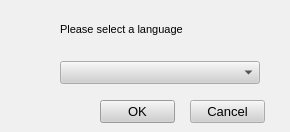
<ui version="4.0" >
 <class>LanguageDialog</class>
 <widget class="QWidget" name="LanguageDialog" >
  <property name="geometry" >
   <rect>
    <x>0</x>
    <y>0</y>
    <width>290</width>
    <height>132</height>
   </rect>
  </property>
  <property name="palette" >
   <palette>
    <active>
     <colorrole role="WindowText" >
      <brush brushstyle="SolidPattern" >
       <color alpha="255" >
        <red>0</red>
        <green>0</green>
        <blue>0</blue>
       </color>
      </brush>
     </colorrole>
     <colorrole role="Button" >
      <brush brushstyle="SolidPattern" >
       <color alpha="255" >
        <red>208</red>
        <green>208</green>
        <blue>208</blue>
       </color>
      </brush>
     </colorrole>
     <colorrole role="Light" >
      <brush brushstyle="SolidPattern" >
       <color alpha="255" >
        <red>255</red>
        <green>255</green>
        <blue>255</blue>
       </color>
      </brush>
     </colorrole>
     <colorrole role="Midlight" >
      <brush brushstyle="SolidPattern" >
       <color alpha="255" >
        <red>247</red>
        <green>247</green>
        <blue>247</blue>
       </color>
      </brush>
     </colorrole>
     <colorrole role="Dark" >
      <brush brushstyle="SolidPattern" >
       <color alpha="255" >
        <red>104</red>
        <green>104</green>
        <blue>104</blue>
       </color>
      </brush>
     </colorrole>
     <colorrole role="Mid" >
      <brush brushstyle="SolidPattern" >
       <color alpha="255" >
        <red>139</red>
        <green>139</green>
        <blue>139</blue>
       </color>
      </brush>
     </colorrole>
     <colorrole role="Text" >
      <brush brushstyle="SolidPattern" >
       <color alpha="255" >
        <red>0</red>
        <green>0</green>
        <blue>0</blue>
       </color>
      </brush>
     </colorrole>
     <colorrole role="BrightText" >
      <brush brushstyle="SolidPattern" >
       <color alpha="255" >
        <red>255</red>
        <green>255</green>
        <blue>255</blue>
       </color>
      </brush>
     </colorrole>
     <colorrole role="ButtonText" >
      <brush brushstyle="SolidPattern" >
       <color alpha="255" >
        <red>0</red>
        <green>0</green>
        <blue>0</blue>
       </color>
      </brush>
     </colorrole>
     <colorrole role="Base" >
      <brush brushstyle="SolidPattern" >
       <color alpha="255" >
        <red>255</red>
        <green>255</green>
        <blue>255</blue>
       </color>
      </brush>
     </colorrole>
     <colorrole role="Window" >
      <brush brushstyle="SolidPattern" >
       <color alpha="255" >
        <red>240</red>
        <green>240</green>
        <blue>240</blue>
       </color>
      </brush>
     </colorrole>
     <colorrole role="Shadow" >
      <brush brushstyle="SolidPattern" >
       <color alpha="255" >
        <red>0</red>
        <green>0</green>
        <blue>0</blue>
       </color>
      </brush>
     </colorrole>
     <colorrole role="Highlight" >
      <brush brushstyle="SolidPattern" >
       <color alpha="255" >
        <red>0</red>
        <green>0</green>
        <blue>128</blue>
       </color>
      </brush>
     </colorrole>
     <colorrole role="HighlightedText" >
      <brush brushstyle="SolidPattern" >
       <color alpha="255" >
        <red>255</red>
        <green>255</green>
        <blue>255</blue>
       </color>
      </brush>
     </colorrole>
     <colorrole role="Link" >
      <brush brushstyle="SolidPattern" >
       <color alpha="255" >
        <red>0</red>
        <green>0</green>
        <blue>255</blue>
       </color>
      </brush>
     </colorrole>
     <colorrole role="LinkVisited" >
      <brush brushstyle="SolidPattern" >
       <color alpha="255" >
        <red>255</red>
        <green>0</green>
        <blue>255</blue>
       </color>
      </brush>
     </colorrole>
     <colorrole role="AlternateBase" >
      <brush brushstyle="SolidPattern" >
       <color alpha="255" >
        <red>231</red>
        <green>231</green>
        <blue>231</blue>
       </color>
      </brush>
     </colorrole>
    </active>
    <inactive>
     <colorrole role="WindowText" >
      <brush brushstyle="SolidPattern" >
       <color alpha="255" >
        <red>0</red>
        <green>0</green>
        <blue>0</blue>
       </color>
      </brush>
     </colorrole>
     <colorrole role="Button" >
      <brush brushstyle="SolidPattern" >
       <color alpha="255" >
        <red>208</red>
        <green>208</green>
        <blue>208</blue>
       </color>
      </brush>
     </colorrole>
     <colorrole role="Light" >
      <brush brushstyle="SolidPattern" >
       <color alpha="255" >
        <red>255</red>
        <green>255</green>
        <blue>255</blue>
       </color>
      </brush>
     </colorrole>
     <colorrole role="Midlight" >
      <brush brushstyle="SolidPattern" >
       <color alpha="255" >
        <red>247</red>
        <green>247</green>
        <blue>247</blue>
       </color>
      </brush>
     </colorrole>
     <colorrole role="Dark" >
      <brush brushstyle="SolidPattern" >
       <color alpha="255" >
        <red>104</red>
        <green>104</green>
        <blue>104</blue>
       </color>
      </brush>
     </colorrole>
     <colorrole role="Mid" >
      <brush brushstyle="SolidPattern" >
       <color alpha="255" >
        <red>139</red>
        <green>139</green>
        <blue>139</blue>
       </color>
      </brush>
     </colorrole>
     <colorrole role="Text" >
      <brush brushstyle="SolidPattern" >
       <color alpha="255" >
        <red>0</red>
        <green>0</green>
        <blue>0</blue>
       </color>
      </brush>
     </colorrole>
     <colorrole role="BrightText" >
      <brush brushstyle="SolidPattern" >
       <color alpha="255" >
        <red>255</red>
        <green>255</green>
        <blue>255</blue>
       </color>
      </brush>
     </colorrole>
     <colorrole role="ButtonText" >
      <brush brushstyle="SolidPattern" >
       <color alpha="255" >
        <red>0</red>
        <green>0</green>
        <blue>0</blue>
       </color>
      </brush>
     </colorrole>
     <colorrole role="Base" >
      <brush brushstyle="SolidPattern" >
       <color alpha="255" >
        <red>255</red>
        <green>255</green>
        <blue>255</blue>
       </color>
      </brush>
     </colorrole>
     <colorrole role="Window" >
      <brush brushstyle="SolidPattern" >
       <color alpha="255" >
        <red>240</red>
        <green>240</green>
        <blue>240</blue>
       </color>
      </brush>
     </colorrole>
     <colorrole role="Shadow" >
      <brush brushstyle="SolidPattern" >
       <color alpha="255" >
        <red>0</red>
        <green>0</green>
        <blue>0</blue>
       </color>
      </brush>
     </colorrole>
     <colorrole role="Highlight" >
      <brush brushstyle="SolidPattern" >
       <color alpha="255" >
        <red>192</red>
        <green>192</green>
        <blue>192</blue>
       </color>
      </brush>
     </colorrole>
     <colorrole role="HighlightedText" >
      <brush brushstyle="SolidPattern" >
       <color alpha="255" >
        <red>0</red>
        <green>0</green>
        <blue>0</blue>
       </color>
      </brush>
     </colorrole>
     <colorrole role="Link" >
      <brush brushstyle="SolidPattern" >
       <color alpha="255" >
        <red>0</red>
        <green>0</green>
        <blue>255</blue>
       </color>
      </brush>
     </colorrole>
     <colorrole role="LinkVisited" >
      <brush brushstyle="SolidPattern" >
       <color alpha="255" >
        <red>255</red>
        <green>0</green>
        <blue>255</blue>
       </color>
      </brush>
     </colorrole>
     <colorrole role="AlternateBase" >
      <brush brushstyle="SolidPattern" >
       <color alpha="255" >
        <red>231</red>
        <green>231</green>
        <blue>231</blue>
       </color>
      </brush>
     </colorrole>
    </inactive>
    <disabled>
     <colorrole role="WindowText" >
      <brush brushstyle="SolidPattern" >
       <color alpha="255" >
        <red>104</red>
        <green>104</green>
        <blue>104</blue>
       </color>
      </brush>
     </colorrole>
     <colorrole role="Button" >
      <brush brushstyle="SolidPattern" >
       <color alpha="255" >
        <red>208</red>
        <green>208</green>
        <blue>208</blue>
       </color>
      </brush>
     </colorrole>
     <colorrole role="Light" >
      <brush brushstyle="SolidPattern" >
       <color alpha="255" >
        <red>255</red>
        <green>255</green>
        <blue>255</blue>
       </color>
      </brush>
     </colorrole>
     <colorrole role="Midlight" >
      <brush brushstyle="SolidPattern" >
       <color alpha="255" >
        <red>247</red>
        <green>247</green>
        <blue>247</blue>
       </color>
      </brush>
     </colorrole>
     <colorrole role="Dark" >
      <brush brushstyle="SolidPattern" >
       <color alpha="255" >
        <red>104</red>
        <green>104</green>
        <blue>104</blue>
       </color>
      </brush>
     </colorrole>
     <colorrole role="Mid" >
      <brush brushstyle="SolidPattern" >
       <color alpha="255" >
        <red>139</red>
        <green>139</green>
        <blue>139</blue>
       </color>
      </brush>
     </colorrole>
     <colorrole role="Text" >
      <brush brushstyle="SolidPattern" >
       <color alpha="255" >
        <red>104</red>
        <green>104</green>
        <blue>104</blue>
       </color>
      </brush>
     </colorrole>
     <colorrole role="BrightText" >
      <brush brushstyle="SolidPattern" >
       <color alpha="255" >
        <red>255</red>
        <green>255</green>
        <blue>255</blue>
       </color>
      </brush>
     </colorrole>
     <colorrole role="ButtonText" >
      <brush brushstyle="SolidPattern" >
       <color alpha="255" >
        <red>104</red>
        <green>104</green>
        <blue>104</blue>
       </color>
      </brush>
     </colorrole>
     <colorrole role="Base" >
      <brush brushstyle="SolidPattern" >
       <color alpha="255" >
        <red>240</red>
        <green>240</green>
        <blue>240</blue>
       </color>
      </brush>
     </colorrole>
     <colorrole role="Window" >
      <brush brushstyle="SolidPattern" >
       <color alpha="255" >
        <red>240</red>
        <green>240</green>
        <blue>240</blue>
       </color>
      </brush>
     </colorrole>
     <colorrole role="Shadow" >
      <brush brushstyle="SolidPattern" >
       <color alpha="255" >
        <red>0</red>
        <green>0</green>
        <blue>0</blue>
       </color>
      </brush>
     </colorrole>
     <colorrole role="Highlight" >
      <brush brushstyle="SolidPattern" >
       <color alpha="255" >
        <red>0</red>
        <green>0</green>
        <blue>128</blue>
       </color>
      </brush>
     </colorrole>
     <colorrole role="HighlightedText" >
      <brush brushstyle="SolidPattern" >
       <color alpha="255" >
        <red>255</red>
        <green>255</green>
        <blue>255</blue>
       </color>
      </brush>
     </colorrole>
     <colorrole role="Link" >
      <brush brushstyle="SolidPattern" >
       <color alpha="255" >
        <red>0</red>
        <green>0</green>
        <blue>255</blue>
       </color>
      </brush>
     </colorrole>
     <colorrole role="LinkVisited" >
      <brush brushstyle="SolidPattern" >
       <color alpha="255" >
        <red>255</red>
        <green>0</green>
        <blue>255</blue>
       </color>
      </brush>
     </colorrole>
     <colorrole role="AlternateBase" >
      <brush brushstyle="SolidPattern" >
       <color alpha="255" >
        <red>231</red>
        <green>231</green>
        <blue>231</blue>
       </color>
      </brush>
     </colorrole>
    </disabled>
   </palette>
  </property>
  <property name="font" >
   <font>
    <family>Arial</family>
    <pointsize>10</pointsize>
    <weight>50</weight>
    <italic>false</italic>
    <bold>false</bold>
    <underline>false</underline>
    <strikeout>false</strikeout>
   </font>
  </property>
  <property name="contextMenuPolicy" >
   <enum>Qt::NoContextMenu</enum>
  </property>
  <property name="windowTitle" >
   <string>RetroShare Language</string>
  </property>
  <widget class="QPushButton" name="cancel_Button" >
   <property name="geometry" >
    <rect>
     <x>190</x>
     <y>100</y>
     <width>75</width>
     <height>23</height>
    </rect>
   </property>
   <property name="text" >
    <string>Cancel</string>
   </property>
  </widget>
  <widget class="QWidget" name="layoutWidget_2" >
   <property name="geometry" >
    <rect>
     <x>60</x>
     <y>60</y>
     <width>208</width>
     <height>26</height>
    </rect>
   </property>
   <layout class="QGridLayout" >
    <property name="margin" >
     <number>0</number>
    </property>
    <property name="spacing" >
     <number>6</number>
    </property>
    <item row="0" column="1" >
     <spacer>
      <property name="orientation" >
       <enum>Qt::Horizontal</enum>
      </property>
      <property name="sizeHint" >
       <size>
        <width>300</width>
        <height>16</height>
       </size>
      </property>
     </spacer>
    </item>
    <item row="0" column="0" >
     <widget class="QComboBox" name="cmboxLanguage" >
      <property name="minimumSize" >
       <size>
        <width>200</width>
        <height>0</height>
       </size>
      </property>
      <property name="contextMenuPolicy" >
       <enum>Qt::NoContextMenu</enum>
      </property>
      <property name="toolTip" >
       <string>&lt;html>&lt;head>&lt;meta name="qrichtext" content="1" />&lt;style type="text/css">
p, li { white-space: pre-wrap; }
&lt;/style>&lt;/head>&lt;body style=" font-family:'Arial'; font-size:10pt; font-weight:400; font-style:normal; text-decoration:none;">
&lt;p style=" margin-top:0px; margin-bottom:0px; margin-left:0px; margin-right:0px; -qt-block-indent:0; text-indent:0px;">Choose the language used in RetroShare&lt;/p>&lt;/body>&lt;/html></string>
      </property>
      <property name="editable" >
       <bool>false</bool>
      </property>
      <property name="iconSize" >
       <size>
        <width>24</width>
        <height>16</height>
       </size>
      </property>
     </widget>
    </item>
   </layout>
  </widget>
  <widget class="QPushButton" name="ok_Button" >
   <property name="geometry" >
    <rect>
     <x>100</x>
     <y>100</y>
     <width>75</width>
     <height>23</height>
    </rect>
   </property>
   <property name="text" >
    <string>OK</string>
   </property>
   <property name="autoDefault" >
    <bool>false</bool>
   </property>
   <property name="default" >
    <bool>true</bool>
   </property>
  </widget>
  <widget class="QLabel" name="label" >
   <property name="geometry" >
    <rect>
     <x>60</x>
     <y>20</y>
     <width>191</width>
     <height>20</height>
    </rect>
   </property>
   <property name="contextMenuPolicy" >
    <enum>Qt::NoContextMenu</enum>
   </property>
   <property name="text" >
    <string>&lt;html>&lt;head>&lt;meta name="qrichtext" content="1" />&lt;style type="text/css">
p, li { white-space: pre-wrap; }
&lt;/style>&lt;/head>&lt;body style=" font-family:'Arial'; font-size:10pt; font-weight:400; font-style:normal; text-decoration:none;">
&lt;p style=" margin-top:0px; margin-bottom:0px; margin-left:0px; margin-right:0px; -qt-block-indent:0; text-indent:0px; font-size:8pt;">Please select a language&lt;/p>&lt;/body>&lt;/html></string>
   </property>
  </widget>
 </widget>
 <tabstops>
  <tabstop>cmboxLanguage</tabstop>
 </tabstops>
 <resources>
  <include location="images.qrc" />
 </resources>
 <connections/>
</ui>
